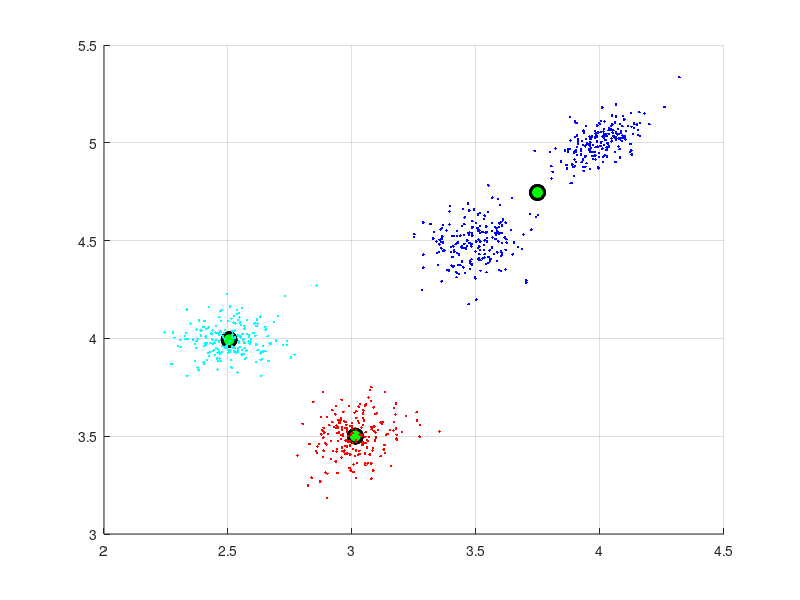
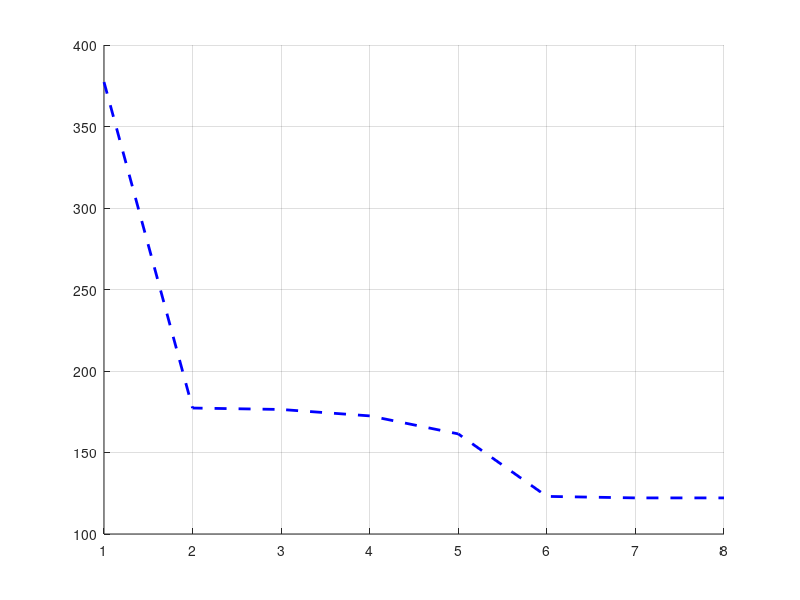

Write MATLAB code to recreate these figures, in order.
clear all;
close all;
clc;

% carregando e plotando os dados
load SyntheticDataset.mat;
X = x;

figure(1);
hold on;
plot(X(:,1), X(:,2),'b.');
grid on;

%------------------------------------------------------------------------
% Algoritmo K-Means

% define o numero de grupos
K = 4;          

% step 1: randomly assign a cluster to each one of the patterns
n = size(X,1);
U = zeros(n,K);    % partition matrix
idx = zeros(n,1);
for i = 1:n,
    rnd = randi(K);
    U(i,rnd) = 1;  
    idx(i) = rnd;
end

% calculating the objective function 
W = zeros(K,1);
for j = 1:K,
   indexes = find(idx==j);
   Clusj = X(indexes,:);
   W(j) = (1/length(indexes)) * sum(pdist(Clusj)); % pdist calculates the n(n-1)/2 distances among all patterns in the Cluster K
end
J(1) = sum(W);

changes = true;
oldIdx = idx;
iter = 1;
while (changes)    % iterate until the cluster assignments stop changing
    
    % computing the initial centroids
    centroids = zeros(K,2);
    for j = 1:K,
        Gj = U(:,j);
        onesIndexes = find(Gj == 1);
        Xj = X(onesIndexes,:); 
        centroids(j,:) = mean(Xj);
    end;
    % ploting the new centroids
    xdata = centroids(:,1);
    ydata = centroids(:,2);
    pause(1)
    h = plot(xdata, ydata, 'ko', 'LineWidth', 2, 'MarkerEdgeColor','k', 'MarkerFaceColor','g', 'MarkerSize', 10);
    set(h,'YDataSource','ydata')
    set(h,'XDataSource','xdata')
    refreshdata
    
    % assign each pattern to the cluster whose centroid is closest 
    U = zeros(n,K);
    for i = 1:n,
        pattern = X(i,:);
        smallDistance = inf;
        for j = 1:K,
            gc = centroids(j,:);
            distance = sum((pattern-gc).^2);  % squared Euclidian distance from pattern to each centroid  
            if (distance < smallDistance),
                smallDistance = distance;
                smallIndex = j;
            end
        end
        U(i,smallIndex) = 1;
        idx(i) = smallIndex;
    end
    
    % calculating the objective function 
    clus = unique(idx);
    c = length(clus);
    W = zeros(c,1);
    for j = 1:c,
       indexes = find(idx==clus(j));
       Clusj = X(indexes,:);
       W(j) = 1/length(indexes) * sum(pdist(Clusj)); % pdist calculates the n(n-1)/2 distances among all patterns in the Cluster K
    end
    iter = iter + 1;
    J(iter) = sum(W);
    
    % verifying the stop criteria 
    if isequal(idx,oldIdx),
        changes = false;
    else
        oldIdx = idx;
    end;
    
end;

% ploting the final clustering resulting from K-Means
clus = unique(idx);
colors = {'b.', 'r.', 'c.', 'm.', 'y.', 'k.'};
for i = 1:length(clus),
    
    indexes = find(idx==clus(i));
    plot(X(indexes,1), X(indexes,2), colors{i});
    
end

% ploting the objective function as a function of the number of iterations
figure(2);
hold on;
plot(1:iter, J(1:iter), 'b--', 'LineWidth', 2);
grid on;
